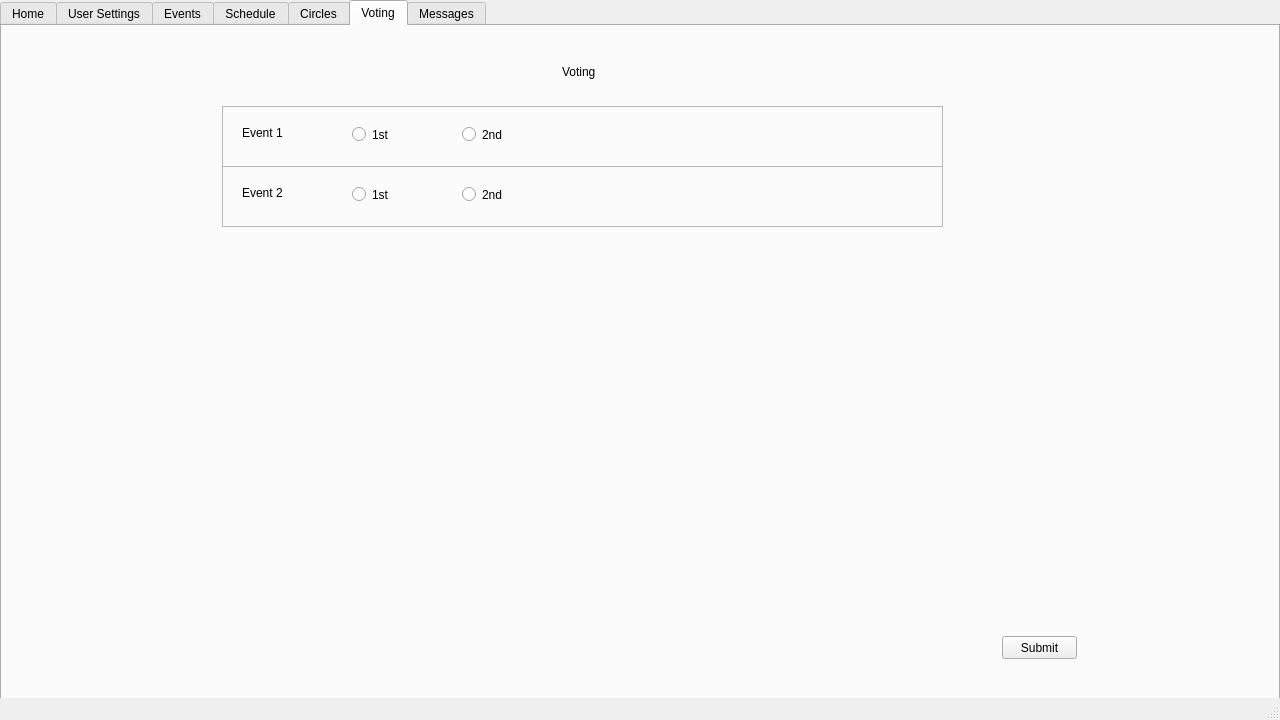
<?xml version="1.0" encoding="UTF-8"?>
<ui version="4.0">
 <class>MainWindow</class>
 <widget class="QMainWindow" name="MainWindow">
  <property name="geometry">
   <rect>
    <x>0</x>
    <y>0</y>
    <width>1280</width>
    <height>720</height>
   </rect>
  </property>
  <property name="windowTitle">
   <string>Welcome Page</string>
  </property>
  <widget class="QWidget" name="centralwidget">
   <widget class="QTabWidget" name="mainTab">
    <property name="geometry">
     <rect>
      <x>0</x>
      <y>0</y>
      <width>1280</width>
      <height>720</height>
     </rect>
    </property>
    <property name="autoFillBackground">
     <bool>true</bool>
    </property>
    <property name="currentIndex">
     <number>5</number>
    </property>
    <widget class="QWidget" name="tab_6">
     <attribute name="title">
      <string>Home</string>
     </attribute>
     <widget class="QTabWidget" name="tabWidget">
      <property name="geometry">
       <rect>
        <x>40</x>
        <y>170</y>
        <width>291</width>
        <height>341</height>
       </rect>
      </property>
      <property name="currentIndex">
       <number>1</number>
      </property>
      <widget class="QWidget" name="tab_7">
       <attribute name="title">
        <string>Finished Votes</string>
       </attribute>
       <widget class="QCommandLinkButton" name="commandLinkButton_3">
        <property name="geometry">
         <rect>
          <x>10</x>
          <y>30</y>
          <width>185</width>
          <height>41</height>
         </rect>
        </property>
        <property name="text">
         <string>Vote 1</string>
        </property>
       </widget>
       <widget class="QCommandLinkButton" name="commandLinkButton_4">
        <property name="geometry">
         <rect>
          <x>10</x>
          <y>80</y>
          <width>185</width>
          <height>41</height>
         </rect>
        </property>
        <property name="text">
         <string>Vote 2</string>
        </property>
       </widget>
      </widget>
      <widget class="QWidget" name="tab_8">
       <attribute name="title">
        <string>In-Progress Votes</string>
       </attribute>
       <widget class="QCommandLinkButton" name="commandLinkButton">
        <property name="geometry">
         <rect>
          <x>10</x>
          <y>20</y>
          <width>185</width>
          <height>41</height>
         </rect>
        </property>
        <property name="text">
         <string>Vote 1</string>
        </property>
       </widget>
       <widget class="QCommandLinkButton" name="commandLinkButton_2">
        <property name="geometry">
         <rect>
          <x>10</x>
          <y>80</y>
          <width>185</width>
          <height>41</height>
         </rect>
        </property>
        <property name="text">
         <string>Vote 2</string>
        </property>
       </widget>
      </widget>
     </widget>
     <widget class="QTextBrowser" name="textBrowser">
      <property name="geometry">
       <rect>
        <x>730</x>
        <y>350</y>
        <width>351</width>
        <height>251</height>
       </rect>
      </property>
      <property name="html">
       <string>&lt;!DOCTYPE HTML PUBLIC &quot;-//W3C//DTD HTML 4.0//EN&quot; &quot;http://www.w3.org/TR/REC-html40/strict.dtd&quot;&gt;
&lt;html&gt;&lt;head&gt;&lt;meta name=&quot;qrichtext&quot; content=&quot;1&quot; /&gt;&lt;style type=&quot;text/css&quot;&gt;
p, li { white-space: pre-wrap; }
&lt;/style&gt;&lt;/head&gt;&lt;body style=&quot; font-family:'MS Shell Dlg 2'; font-size:8.25pt; font-weight:400; font-style:normal;&quot;&gt;
&lt;p align=&quot;center&quot; style=&quot; margin-top:0px; margin-bottom:0px; margin-left:0px; margin-right:0px; -qt-block-indent:0; text-indent:0px;&quot;&gt;&lt;span style=&quot; font-size:16pt;&quot;&gt;Upcoming Events&lt;/span&gt;&lt;/p&gt;&lt;/body&gt;&lt;/html&gt;</string>
      </property>
     </widget>
     <widget class="QPushButton" name="pushButton">
      <property name="geometry">
       <rect>
        <x>1010</x>
        <y>20</y>
        <width>75</width>
        <height>23</height>
       </rect>
      </property>
      <property name="text">
       <string>Log Out </string>
      </property>
     </widget>
     <widget class="QLabel" name="label_25">
      <property name="geometry">
       <rect>
        <x>30</x>
        <y>30</y>
        <width>141</width>
        <height>16</height>
       </rect>
      </property>
      <property name="text">
       <string>x New Messages</string>
      </property>
     </widget>
     <widget class="QLabel" name="label">
      <property name="geometry">
       <rect>
        <x>470</x>
        <y>20</y>
        <width>211</width>
        <height>101</height>
       </rect>
      </property>
      <property name="text">
       <string>&lt;html&gt;&lt;head/&gt;&lt;body&gt;&lt;p align=&quot;center&quot;&gt;ToGather &lt;/p&gt;&lt;p align=&quot;center&quot;&gt;(logo not implemented remotely yet)&lt;/p&gt;&lt;/body&gt;&lt;/html&gt;</string>
      </property>
     </widget>
    </widget>
    <widget class="QWidget" name="tab">
     <attribute name="title">
      <string>User Settings</string>
     </attribute>
     <widget class="QLabel" name="label_2">
      <property name="geometry">
       <rect>
        <x>120</x>
        <y>30</y>
        <width>131</width>
        <height>31</height>
       </rect>
      </property>
      <property name="text">
       <string>Name</string>
      </property>
     </widget>
     <widget class="QGraphicsView" name="graphicsView">
      <property name="geometry">
       <rect>
        <x>20</x>
        <y>10</y>
        <width>71</width>
        <height>71</height>
       </rect>
      </property>
     </widget>
     <widget class="QLabel" name="label_3">
      <property name="geometry">
       <rect>
        <x>70</x>
        <y>210</y>
        <width>111</width>
        <height>21</height>
       </rect>
      </property>
      <property name="text">
       <string>Notification Settings</string>
      </property>
     </widget>
     <widget class="QCheckBox" name="checkBox">
      <property name="geometry">
       <rect>
        <x>80</x>
        <y>250</y>
        <width>70</width>
        <height>17</height>
       </rect>
      </property>
      <property name="text">
       <string>CheckBox</string>
      </property>
     </widget>
     <widget class="QCheckBox" name="checkBox_2">
      <property name="geometry">
       <rect>
        <x>80</x>
        <y>280</y>
        <width>70</width>
        <height>17</height>
       </rect>
      </property>
      <property name="text">
       <string>CheckBox</string>
      </property>
     </widget>
     <widget class="QCheckBox" name="checkBox_3">
      <property name="geometry">
       <rect>
        <x>80</x>
        <y>310</y>
        <width>70</width>
        <height>17</height>
       </rect>
      </property>
      <property name="text">
       <string>CheckBox</string>
      </property>
     </widget>
     <widget class="QLabel" name="label_4">
      <property name="geometry">
       <rect>
        <x>450</x>
        <y>210</y>
        <width>101</width>
        <height>16</height>
       </rect>
      </property>
      <property name="text">
       <string>Privacy Settings</string>
      </property>
     </widget>
     <widget class="QCheckBox" name="checkBox_4">
      <property name="geometry">
       <rect>
        <x>450</x>
        <y>250</y>
        <width>70</width>
        <height>17</height>
       </rect>
      </property>
      <property name="text">
       <string>CheckBox</string>
      </property>
     </widget>
     <widget class="QCheckBox" name="checkBox_5">
      <property name="geometry">
       <rect>
        <x>450</x>
        <y>280</y>
        <width>70</width>
        <height>17</height>
       </rect>
      </property>
      <property name="text">
       <string>CheckBox</string>
      </property>
     </widget>
     <widget class="QCheckBox" name="checkBox_6">
      <property name="geometry">
       <rect>
        <x>450</x>
        <y>310</y>
        <width>70</width>
        <height>17</height>
       </rect>
      </property>
      <property name="text">
       <string>CheckBox</string>
      </property>
     </widget>
    </widget>
    <widget class="QWidget" name="tab_3">
     <attribute name="title">
      <string>Events</string>
     </attribute>
     <widget class="QCalendarWidget" name="calendarWidget">
      <property name="geometry">
       <rect>
        <x>10</x>
        <y>180</y>
        <width>441</width>
        <height>371</height>
       </rect>
      </property>
      <property name="verticalHeaderFormat">
       <enum>QCalendarWidget::NoVerticalHeader</enum>
      </property>
     </widget>
     <widget class="QLabel" name="label_5">
      <property name="geometry">
       <rect>
        <x>160</x>
        <y>70</y>
        <width>111</width>
        <height>21</height>
       </rect>
      </property>
      <property name="text">
       <string>Upcoming Events</string>
      </property>
     </widget>
     <widget class="QStackedWidget" name="stackedWidget_2">
      <property name="geometry">
       <rect>
        <x>530</x>
        <y>60</y>
        <width>521</width>
        <height>471</height>
       </rect>
      </property>
      <widget class="QWidget" name="page_4"/>
      <widget class="QWidget" name="page_5"/>
     </widget>
    </widget>
    <widget class="QWidget" name="tab_2">
     <attribute name="title">
      <string>Schedule</string>
     </attribute>
     <widget class="QFrame" name="frame">
      <property name="geometry">
       <rect>
        <x>30</x>
        <y>60</y>
        <width>191</width>
        <height>551</height>
       </rect>
      </property>
      <property name="frameShape">
       <enum>QFrame::StyledPanel</enum>
      </property>
      <property name="frameShadow">
       <enum>QFrame::Raised</enum>
      </property>
      <widget class="QLabel" name="label_6">
       <property name="geometry">
        <rect>
         <x>70</x>
         <y>20</y>
         <width>81</width>
         <height>16</height>
        </rect>
       </property>
       <property name="text">
        <string>Sunday</string>
       </property>
      </widget>
      <widget class="QTimeEdit" name="timeEdit">
       <property name="geometry">
        <rect>
         <x>50</x>
         <y>80</y>
         <width>118</width>
         <height>22</height>
        </rect>
       </property>
      </widget>
      <widget class="QLabel" name="label_7">
       <property name="geometry">
        <rect>
         <x>80</x>
         <y>110</y>
         <width>47</width>
         <height>13</height>
        </rect>
       </property>
       <property name="text">
        <string>to</string>
       </property>
      </widget>
      <widget class="QTimeEdit" name="timeEdit_2">
       <property name="geometry">
        <rect>
         <x>50</x>
         <y>140</y>
         <width>118</width>
         <height>22</height>
        </rect>
       </property>
      </widget>
      <widget class="QLabel" name="label_8">
       <property name="geometry">
        <rect>
         <x>10</x>
         <y>60</y>
         <width>71</width>
         <height>16</height>
        </rect>
       </property>
       <property name="text">
        <string>Not Available</string>
       </property>
      </widget>
     </widget>
     <widget class="QFrame" name="frame_2">
      <property name="geometry">
       <rect>
        <x>230</x>
        <y>60</y>
        <width>191</width>
        <height>551</height>
       </rect>
      </property>
      <property name="frameShape">
       <enum>QFrame::StyledPanel</enum>
      </property>
      <property name="frameShadow">
       <enum>QFrame::Raised</enum>
      </property>
      <widget class="QLabel" name="label_9">
       <property name="geometry">
        <rect>
         <x>70</x>
         <y>20</y>
         <width>81</width>
         <height>16</height>
        </rect>
       </property>
       <property name="text">
        <string>Monday</string>
       </property>
      </widget>
      <widget class="QTimeEdit" name="timeEdit_3">
       <property name="geometry">
        <rect>
         <x>50</x>
         <y>80</y>
         <width>118</width>
         <height>22</height>
        </rect>
       </property>
      </widget>
      <widget class="QLabel" name="label_10">
       <property name="geometry">
        <rect>
         <x>80</x>
         <y>110</y>
         <width>47</width>
         <height>13</height>
        </rect>
       </property>
       <property name="text">
        <string>to</string>
       </property>
      </widget>
      <widget class="QTimeEdit" name="timeEdit_4">
       <property name="geometry">
        <rect>
         <x>50</x>
         <y>140</y>
         <width>118</width>
         <height>22</height>
        </rect>
       </property>
      </widget>
      <widget class="QLabel" name="label_11">
       <property name="geometry">
        <rect>
         <x>10</x>
         <y>60</y>
         <width>71</width>
         <height>16</height>
        </rect>
       </property>
       <property name="text">
        <string>Not Available</string>
       </property>
      </widget>
     </widget>
     <widget class="QFrame" name="frame_3">
      <property name="geometry">
       <rect>
        <x>430</x>
        <y>60</y>
        <width>191</width>
        <height>551</height>
       </rect>
      </property>
      <property name="frameShape">
       <enum>QFrame::StyledPanel</enum>
      </property>
      <property name="frameShadow">
       <enum>QFrame::Raised</enum>
      </property>
      <widget class="QLabel" name="label_12">
       <property name="geometry">
        <rect>
         <x>70</x>
         <y>20</y>
         <width>81</width>
         <height>16</height>
        </rect>
       </property>
       <property name="text">
        <string>Tuesday</string>
       </property>
      </widget>
      <widget class="QTimeEdit" name="timeEdit_5">
       <property name="geometry">
        <rect>
         <x>50</x>
         <y>80</y>
         <width>118</width>
         <height>22</height>
        </rect>
       </property>
      </widget>
      <widget class="QLabel" name="label_13">
       <property name="geometry">
        <rect>
         <x>80</x>
         <y>110</y>
         <width>47</width>
         <height>13</height>
        </rect>
       </property>
       <property name="text">
        <string>to</string>
       </property>
      </widget>
      <widget class="QTimeEdit" name="timeEdit_6">
       <property name="geometry">
        <rect>
         <x>50</x>
         <y>140</y>
         <width>118</width>
         <height>22</height>
        </rect>
       </property>
      </widget>
      <widget class="QLabel" name="label_14">
       <property name="geometry">
        <rect>
         <x>10</x>
         <y>60</y>
         <width>71</width>
         <height>16</height>
        </rect>
       </property>
       <property name="text">
        <string>Not Available</string>
       </property>
      </widget>
     </widget>
    </widget>
    <widget class="QWidget" name="tab_4">
     <attribute name="title">
      <string>Circles</string>
     </attribute>
     <widget class="QStackedWidget" name="stackedWidget_3">
      <property name="geometry">
       <rect>
        <x>230</x>
        <y>80</y>
        <width>641</width>
        <height>431</height>
       </rect>
      </property>
      <property name="currentIndex">
       <number>0</number>
      </property>
      <widget class="QWidget" name="page_6">
       <widget class="QFrame" name="frame_4">
        <property name="geometry">
         <rect>
          <x>70</x>
          <y>20</y>
          <width>501</width>
          <height>391</height>
         </rect>
        </property>
        <property name="frameShape">
         <enum>QFrame::StyledPanel</enum>
        </property>
        <property name="frameShadow">
         <enum>QFrame::Raised</enum>
        </property>
        <widget class="QLabel" name="label_15">
         <property name="geometry">
          <rect>
           <x>230</x>
           <y>10</y>
           <width>47</width>
           <height>13</height>
          </rect>
         </property>
         <property name="text">
          <string>Members</string>
         </property>
        </widget>
        <widget class="QPushButton" name="pushButton_6">
         <property name="geometry">
          <rect>
           <x>380</x>
           <y>300</y>
           <width>91</width>
           <height>23</height>
          </rect>
         </property>
         <property name="text">
          <string>Add Member</string>
         </property>
        </widget>
        <widget class="QPushButton" name="pushButton_7">
         <property name="geometry">
          <rect>
           <x>380</x>
           <y>330</y>
           <width>91</width>
           <height>23</height>
          </rect>
         </property>
         <property name="text">
          <string>Remove Member</string>
         </property>
        </widget>
        <widget class="QGraphicsView" name="graphicsView_3">
         <property name="geometry">
          <rect>
           <x>30</x>
           <y>70</y>
           <width>71</width>
           <height>81</height>
          </rect>
         </property>
        </widget>
        <widget class="QGraphicsView" name="graphicsView_4">
         <property name="geometry">
          <rect>
           <x>120</x>
           <y>70</y>
           <width>71</width>
           <height>81</height>
          </rect>
         </property>
        </widget>
        <widget class="QGraphicsView" name="graphicsView_5">
         <property name="geometry">
          <rect>
           <x>220</x>
           <y>70</y>
           <width>71</width>
           <height>81</height>
          </rect>
         </property>
        </widget>
        <widget class="QGraphicsView" name="graphicsView_6">
         <property name="geometry">
          <rect>
           <x>410</x>
           <y>70</y>
           <width>71</width>
           <height>81</height>
          </rect>
         </property>
        </widget>
        <widget class="QGraphicsView" name="graphicsView_7">
         <property name="geometry">
          <rect>
           <x>320</x>
           <y>70</y>
           <width>71</width>
           <height>81</height>
          </rect>
         </property>
        </widget>
        <widget class="QLabel" name="label_16">
         <property name="geometry">
          <rect>
           <x>40</x>
           <y>160</y>
           <width>51</width>
           <height>16</height>
          </rect>
         </property>
         <property name="text">
          <string>Username</string>
         </property>
        </widget>
        <widget class="QLabel" name="label_17">
         <property name="geometry">
          <rect>
           <x>130</x>
           <y>160</y>
           <width>51</width>
           <height>16</height>
          </rect>
         </property>
         <property name="text">
          <string>Username</string>
         </property>
        </widget>
        <widget class="QLabel" name="label_18">
         <property name="geometry">
          <rect>
           <x>230</x>
           <y>160</y>
           <width>51</width>
           <height>16</height>
          </rect>
         </property>
         <property name="text">
          <string>Username</string>
         </property>
        </widget>
        <widget class="QLabel" name="label_19">
         <property name="geometry">
          <rect>
           <x>330</x>
           <y>160</y>
           <width>51</width>
           <height>16</height>
          </rect>
         </property>
         <property name="text">
          <string>Username</string>
         </property>
        </widget>
        <widget class="QLabel" name="label_20">
         <property name="geometry">
          <rect>
           <x>420</x>
           <y>160</y>
           <width>51</width>
           <height>16</height>
          </rect>
         </property>
         <property name="text">
          <string>Username</string>
         </property>
        </widget>
       </widget>
      </widget>
      <widget class="QWidget" name="page_7"/>
     </widget>
    </widget>
    <widget class="QWidget" name="tab_5">
     <attribute name="title">
      <string>Voting</string>
     </attribute>
     <widget class="QLabel" name="label_21">
      <property name="geometry">
       <rect>
        <x>560</x>
        <y>20</y>
        <width>61</width>
        <height>51</height>
       </rect>
      </property>
      <property name="text">
       <string>Voting</string>
      </property>
     </widget>
     <widget class="QFrame" name="frame_5">
      <property name="geometry">
       <rect>
        <x>220</x>
        <y>80</y>
        <width>721</width>
        <height>61</height>
       </rect>
      </property>
      <property name="frameShape">
       <enum>QFrame::StyledPanel</enum>
      </property>
      <property name="frameShadow">
       <enum>QFrame::Raised</enum>
      </property>
      <widget class="QLabel" name="label_22">
       <property name="geometry">
        <rect>
         <x>20</x>
         <y>20</y>
         <width>47</width>
         <height>13</height>
        </rect>
       </property>
       <property name="text">
        <string>Event 1</string>
       </property>
      </widget>
      <widget class="QRadioButton" name="radioButton">
       <property name="geometry">
        <rect>
         <x>130</x>
         <y>20</y>
         <width>82</width>
         <height>17</height>
        </rect>
       </property>
       <property name="text">
        <string>1st</string>
       </property>
      </widget>
      <widget class="QRadioButton" name="radioButton_2">
       <property name="geometry">
        <rect>
         <x>240</x>
         <y>20</y>
         <width>82</width>
         <height>17</height>
        </rect>
       </property>
       <property name="text">
        <string>2nd</string>
       </property>
      </widget>
     </widget>
     <widget class="QFrame" name="frame_6">
      <property name="geometry">
       <rect>
        <x>220</x>
        <y>140</y>
        <width>721</width>
        <height>61</height>
       </rect>
      </property>
      <property name="frameShape">
       <enum>QFrame::StyledPanel</enum>
      </property>
      <property name="frameShadow">
       <enum>QFrame::Raised</enum>
      </property>
      <widget class="QLabel" name="label_23">
       <property name="geometry">
        <rect>
         <x>20</x>
         <y>20</y>
         <width>47</width>
         <height>13</height>
        </rect>
       </property>
       <property name="text">
        <string>Event 2</string>
       </property>
      </widget>
      <widget class="QRadioButton" name="radioButton_3">
       <property name="geometry">
        <rect>
         <x>130</x>
         <y>20</y>
         <width>82</width>
         <height>17</height>
        </rect>
       </property>
       <property name="text">
        <string>1st</string>
       </property>
      </widget>
      <widget class="QRadioButton" name="radioButton_4">
       <property name="geometry">
        <rect>
         <x>240</x>
         <y>20</y>
         <width>82</width>
         <height>17</height>
        </rect>
       </property>
       <property name="text">
        <string>2nd</string>
       </property>
      </widget>
     </widget>
     <widget class="QPushButton" name="pushButton_2">
      <property name="geometry">
       <rect>
        <x>1000</x>
        <y>610</y>
        <width>75</width>
        <height>23</height>
       </rect>
      </property>
      <property name="text">
       <string>Submit</string>
      </property>
     </widget>
    </widget>
    <widget class="QWidget" name="tab_9">
     <attribute name="title">
      <string>Messages</string>
     </attribute>
     <widget class="QScrollArea" name="scrollArea_3">
      <property name="geometry">
       <rect>
        <x>20</x>
        <y>40</y>
        <width>1081</width>
        <height>481</height>
       </rect>
      </property>
      <property name="widgetResizable">
       <bool>true</bool>
      </property>
      <widget class="QWidget" name="scrollAreaWidgetContents_3">
       <property name="geometry">
        <rect>
         <x>0</x>
         <y>0</y>
         <width>1079</width>
         <height>479</height>
        </rect>
       </property>
       <widget class="QTextBrowser" name="textBrowser_2">
        <property name="geometry">
         <rect>
          <x>0</x>
          <y>0</y>
          <width>1081</width>
          <height>121</height>
         </rect>
        </property>
        <property name="html">
         <string>&lt;!DOCTYPE HTML PUBLIC &quot;-//W3C//DTD HTML 4.0//EN&quot; &quot;http://www.w3.org/TR/REC-html40/strict.dtd&quot;&gt;
&lt;html&gt;&lt;head&gt;&lt;meta name=&quot;qrichtext&quot; content=&quot;1&quot; /&gt;&lt;style type=&quot;text/css&quot;&gt;
p, li { white-space: pre-wrap; }
&lt;/style&gt;&lt;/head&gt;&lt;body style=&quot; font-family:'MS Shell Dlg 2'; font-size:8.25pt; font-weight:400; font-style:normal;&quot;&gt;
&lt;p style=&quot; margin-top:0px; margin-bottom:0px; margin-left:0px; margin-right:0px; -qt-block-indent:0; text-indent:0px;&quot;&gt;&lt;span style=&quot; font-size:18pt;&quot;&gt;First Last&lt;/span&gt;&lt;/p&gt;
&lt;p style=&quot;-qt-paragraph-type:empty; margin-top:0px; margin-bottom:0px; margin-left:0px; margin-right:0px; -qt-block-indent:0; text-indent:0px; font-size:18pt;&quot;&gt;&lt;br /&gt;&lt;/p&gt;&lt;/body&gt;&lt;/html&gt;</string>
        </property>
       </widget>
       <widget class="QTextBrowser" name="textBrowser_3">
        <property name="geometry">
         <rect>
          <x>0</x>
          <y>360</y>
          <width>1081</width>
          <height>121</height>
         </rect>
        </property>
        <property name="html">
         <string>&lt;!DOCTYPE HTML PUBLIC &quot;-//W3C//DTD HTML 4.0//EN&quot; &quot;http://www.w3.org/TR/REC-html40/strict.dtd&quot;&gt;
&lt;html&gt;&lt;head&gt;&lt;meta name=&quot;qrichtext&quot; content=&quot;1&quot; /&gt;&lt;style type=&quot;text/css&quot;&gt;
p, li { white-space: pre-wrap; }
&lt;/style&gt;&lt;/head&gt;&lt;body style=&quot; font-family:'MS Shell Dlg 2'; font-size:8.25pt; font-weight:400; font-style:normal;&quot;&gt;
&lt;p style=&quot; margin-top:0px; margin-bottom:0px; margin-left:0px; margin-right:0px; -qt-block-indent:0; text-indent:0px;&quot;&gt;&lt;span style=&quot; font-size:18pt;&quot;&gt;First Last&lt;/span&gt;&lt;/p&gt;
&lt;p style=&quot;-qt-paragraph-type:empty; margin-top:0px; margin-bottom:0px; margin-left:0px; margin-right:0px; -qt-block-indent:0; text-indent:0px; font-size:18pt;&quot;&gt;&lt;br /&gt;&lt;/p&gt;&lt;/body&gt;&lt;/html&gt;</string>
        </property>
       </widget>
       <widget class="QTextBrowser" name="textBrowser_4">
        <property name="geometry">
         <rect>
          <x>0</x>
          <y>120</y>
          <width>1081</width>
          <height>121</height>
         </rect>
        </property>
        <property name="html">
         <string>&lt;!DOCTYPE HTML PUBLIC &quot;-//W3C//DTD HTML 4.0//EN&quot; &quot;http://www.w3.org/TR/REC-html40/strict.dtd&quot;&gt;
&lt;html&gt;&lt;head&gt;&lt;meta name=&quot;qrichtext&quot; content=&quot;1&quot; /&gt;&lt;style type=&quot;text/css&quot;&gt;
p, li { white-space: pre-wrap; }
&lt;/style&gt;&lt;/head&gt;&lt;body style=&quot; font-family:'MS Shell Dlg 2'; font-size:8.25pt; font-weight:400; font-style:normal;&quot;&gt;
&lt;p style=&quot; margin-top:0px; margin-bottom:0px; margin-left:0px; margin-right:0px; -qt-block-indent:0; text-indent:0px;&quot;&gt;&lt;span style=&quot; font-size:18pt;&quot;&gt;First Last&lt;/span&gt;&lt;/p&gt;
&lt;p style=&quot;-qt-paragraph-type:empty; margin-top:0px; margin-bottom:0px; margin-left:0px; margin-right:0px; -qt-block-indent:0; text-indent:0px; font-size:18pt;&quot;&gt;&lt;br /&gt;&lt;/p&gt;&lt;/body&gt;&lt;/html&gt;</string>
        </property>
       </widget>
       <widget class="QTextBrowser" name="textBrowser_5">
        <property name="geometry">
         <rect>
          <x>0</x>
          <y>240</y>
          <width>1081</width>
          <height>121</height>
         </rect>
        </property>
        <property name="html">
         <string>&lt;!DOCTYPE HTML PUBLIC &quot;-//W3C//DTD HTML 4.0//EN&quot; &quot;http://www.w3.org/TR/REC-html40/strict.dtd&quot;&gt;
&lt;html&gt;&lt;head&gt;&lt;meta name=&quot;qrichtext&quot; content=&quot;1&quot; /&gt;&lt;style type=&quot;text/css&quot;&gt;
p, li { white-space: pre-wrap; }
&lt;/style&gt;&lt;/head&gt;&lt;body style=&quot; font-family:'MS Shell Dlg 2'; font-size:8.25pt; font-weight:400; font-style:normal;&quot;&gt;
&lt;p style=&quot; margin-top:0px; margin-bottom:0px; margin-left:0px; margin-right:0px; -qt-block-indent:0; text-indent:0px;&quot;&gt;&lt;span style=&quot; font-size:18pt;&quot;&gt;First Last&lt;/span&gt;&lt;/p&gt;
&lt;p style=&quot;-qt-paragraph-type:empty; margin-top:0px; margin-bottom:0px; margin-left:0px; margin-right:0px; -qt-block-indent:0; text-indent:0px; font-size:18pt;&quot;&gt;&lt;br /&gt;&lt;/p&gt;&lt;/body&gt;&lt;/html&gt;</string>
        </property>
       </widget>
      </widget>
     </widget>
    </widget>
   </widget>
  </widget>
  <widget class="QMenuBar" name="menubar">
   <property name="geometry">
    <rect>
     <x>0</x>
     <y>0</y>
     <width>1280</width>
     <height>21</height>
    </rect>
   </property>
  </widget>
  <widget class="QStatusBar" name="statusbar"/>
 </widget>
 <resources>
  <include location="icon.qrc"/>
 </resources>
 <connections/>
</ui>
